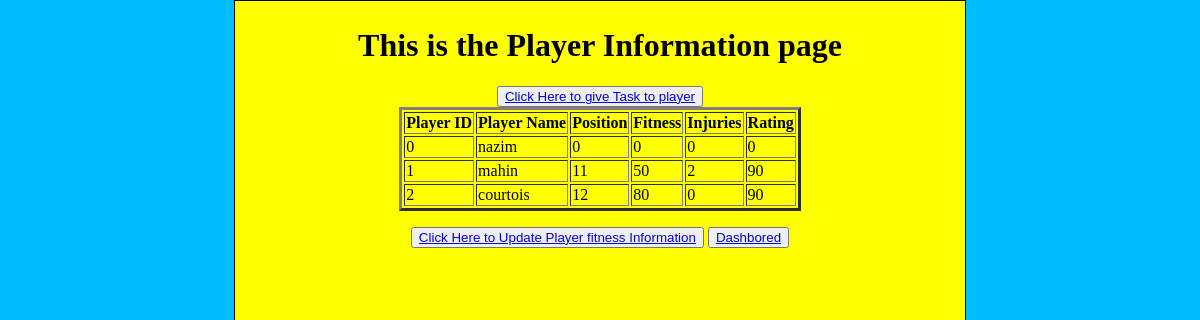
The app's page /root/Physio/PhysioPlayerInfo.php with its own data.
### tables this page shows
CREATE TABLE `playerinfo` (
  `id` int(10) NOT NULL,
  `name` varchar(20) NOT NULL,
  `postion` int(11) NOT NULL,
  `fitness` int(11) NOT NULL,
  `injuries` int(11) NOT NULL,
  `rating` int(11) NOT NULL
);

### root/Physio/PhysioPlayerInfo.php (the view, shortened to what this page needs)
<?php
require "includes/db_connect.inc.php";
$i = 0;
$sql = "select id, name, postion, fitness, injuries, rating from playerinfo LIMIT $i,10;";
$result = mysqli_query($conn, $sql);
 ?>
  <html lang="en" dir="ltr">
<head>
  <link rel="stylesheet" type="text/css" href="css/style_1.css">
</head>
<body>
<div align="center" class="main_content">
  <div class="playerinfo">
  <h1>This is the Player Information page</h1>
  <button><a href="PhysioTask.php">Click Here to give Task to player</a></button>
  <table border="3">
    <thead>
<tr>
  <th>Player ID</th>
  <th>Player Name</th>
  <th>Position</th>
  <th>Fitness</th>
  <th>Injuries</th>
  <th>Rating</th>
</tr>
    </thead>
    <tbody>
 <?php while($row = mysqli_fetch_assoc($result)){ ?>
                <tr>
                  <td><?php echo $row['id']; ?></td>
                  <td><?php echo $row['name']; ?></td>
                  <td><?php echo $row['postion']; ?></td>
                  <td><?php echo $row['fitness']; ?></td>
                  <td><?php echo $row['injuries']; ?></td>
                  <td><?php echo $row['rating']; ?></td>
                </tr>
              <?php } ?>
    </tbody>
  </table>
  <button><a href="Playerinfoupdate">Click Here to Update Player fitness Information</a></button>
<button><a href="Physio.php">Dashbored</a></button>
</div>
</div>
</body>
</html>

### root/Physio/css/style_1.css (style rules this page uses)
html, body { height: 100%; background-color: deepskyblue; margin: 0px; }
.main_content { min-height: 100%; margin: 0px auto; border: 1px solid black; width: 60%; background-color: yellow; padding: 5px; }

### records on screen
playerinfo: id "0", name "nazim", postion "0", fitness "0", injuries "0", rating "0"
playerinfo: id "1", name "mahin", postion "11", fitness "50", injuries "2", rating "90"
playerinfo: id "2", name "courtois", postion "12", fitness "80", injuries "0", rating "90"
